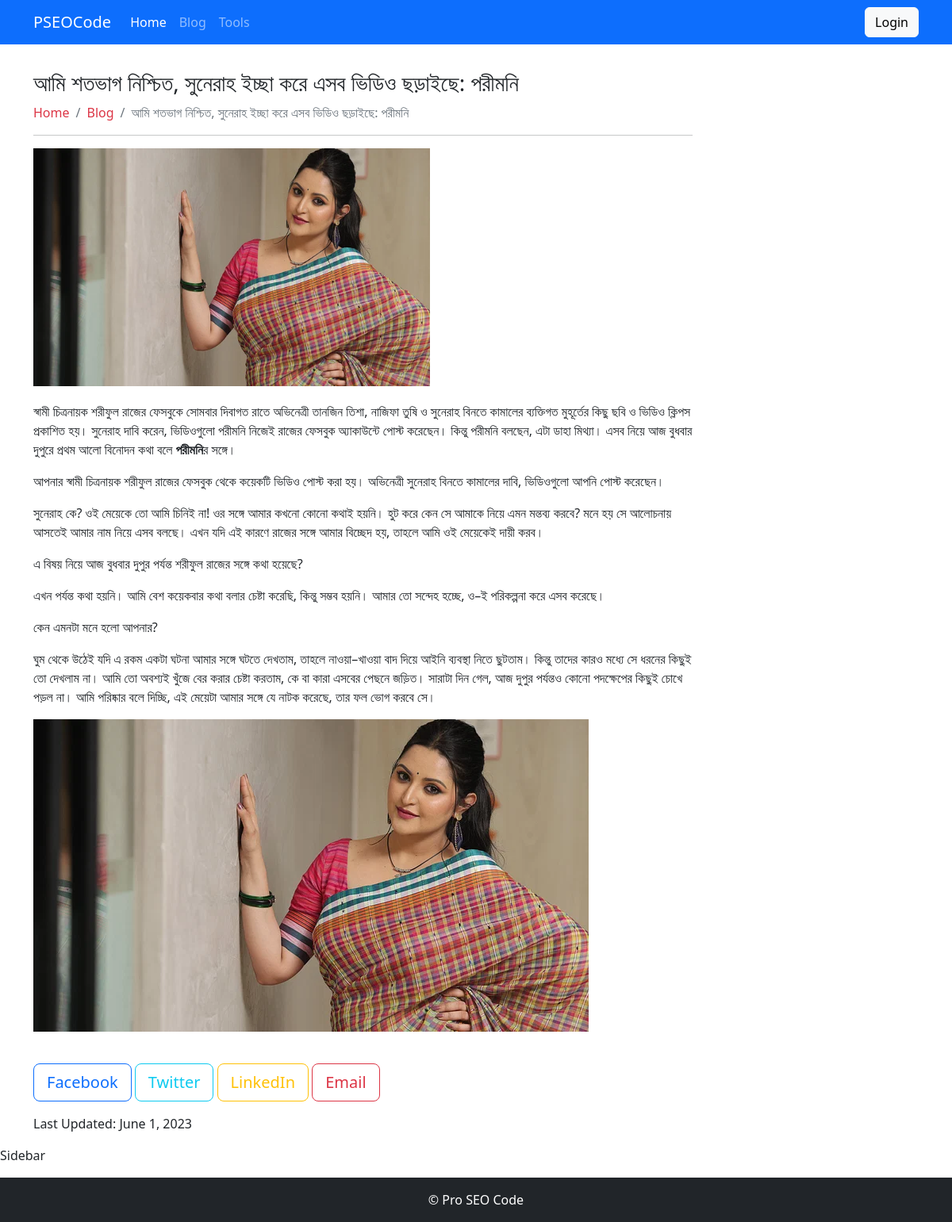
The page /porimoni/ on the database its author committed.
### blog/models.py (models this page shows, shortened)
class BlogPost(models.Model):
    STATUS = [
        ('draft', 'Draft'),
        ('published', 'Publish')
    ]
    title = models.CharField(max_length = 200)
    featured = models.ImageField(upload_to='blogs/', blank=True, null=True)
    slug= models.SlugField(unique= True,blank=True, null= True)
    content = RichTextUploadingField()
    category = models.ForeignKey(Category, on_delete=models.CASCADE)
    created =models.DateTimeField( auto_now_add=True)
    updated = models.DateField( auto_now=True)
    view_counter = models.IntegerField(default=0)
    status = models.CharField(max_length = 10, choices = STATUS, default = 'draft')
    meta_title =models.CharField(max_length= 200, blank=True, null= True)
    meta_description = models.TextField(blank=True, null=True)
    class Meta:
        verbose_name_plural = 'All Posts'

class Category(models.Model):
    title =  models.CharField(max_length = 200)
    slug= models.SlugField(unique= True,blank=True, null= True)
    class Meta:
        verbose_name_plural = 'Categories'

### blog/views.py (the view)
# urls.py: path('<slug:slug>/', views.single_post, name='single_post'),
def single_post(request, slug):
    post = get_object_or_404(BlogPost, slug=slug, status='published')
    template_name = 'Blog/single.html'
    context = {'post': post}
    return render(request, template_name, context)

### templates/Blog/single.html (shortened to what this page needs)
{% extends 'base.html'%}
{% load social_share %}
{% block content %}
<div class="container my-3">
    <div class="row py-3">
        <div class="col-md-9">
            <h1 class="h3">{{post.title}}</h1>
            <nav aria-label="breadcrumb">
                <ol class="breadcrumb">
                    <li class="breadcrumb-item"><a class="text-decoration-none text-danger" href="{% url 'home' %}">Home</a></li>
                    {% if post.category %}
                        <li class="breadcrumb-item"><a href="{% url 'category_page' post.category.slug %}" class="text-decoration-none text-danger">{{ post.category.title }}</a></li>
                    {% endif %}
                    <li class="breadcrumb-item active" aria-current="page">{{ post.title }}</li>
                </ol>
            </nav>
            <hr>
           <div class="my-3">
                <img src="{{post.featured.url}}" alt="{{post.title}}" width="500" height="300" style="margin-bottom: 20px;">
                {{post.content|safe}}
              </div>
              <br>
<a class="btn btn-outline-primary btn-lg btn-social-share facebook-share-button" href="https://www.facebook.com/sharer/sharer.php?u={% url 'single_post' post.slug %}" target="_blank" rel="noopener" aria-label="Share on Facebook">
   Facebook
</a>
<a class="btn btn-outline-info btn-lg btn-social-share twitter-share-button" href="https://twitter.com/intent/tweet?url={% url 'single_post' post.slug %}&amp;text={{ post.title }}" target="_blank" rel="noopener" aria-label="Share on Twitter">
   Twitter
</a>
<a class="btn btn-outline-warning btn-lg btn-social-share linkedin-share-button" href="https://www.linkedin.com/sharing/share-offsite/?url={% url 'single_post' post.slug %}" target="_blank" rel="noopener" aria-label="Share on LinkedIn">
   LinkedIn
</a>
<a class="btn btn-outline-danger btn-lg btn-social-share email-share-button" href="mailto:?subject={{ post.title }}&amp;body={% url 'single_post' post.slug %}" target="_blank" rel="noopener" aria-label="Share via Email">
   Email
</a>
      </div>
    </div>
            Last Updated: {{post.updated}}
        </div>
        <div class="col-md-3">Sidebar</div>
{% endblock content %}

### rows shown on the page
BlogPost: title "আমি শতভাগ নিশ্চিত, সুনেরাহ ইচ্ছা করে এসব ভিডিও ছড়াইছে: পরীমনি", category "Blog", featured (picture), content "স্বামী চিত্রনায়ক শরীফুল রাজের ফেসবুকে সোমবার দিবাগত রাতে অভিনেত্রী তানজিন তিশা, নাজিফা তুষি ও সুনেরাহ বিনতে কামালের ব্যক্তিগত মুহূর্তের কিছু ছবি ও ভিডিও ক্লিপস প্রকাশিত হয়। সুনেরাহ দাবি করেন, ভিডিওগুলো পরীমনি নিজেই রাজের ফেসবুক অ্যাকাউন্টে পোস্ট করেছেন। কিন্তু পরীমনি বলছেন, এটা ডাহা মিথ্যা। এসব নিয়ে আজ বুধবার দুপুরে প্রথম আলো বিনোদন কথা বলে পরীমনি র সঙ্গে। আপনার স্বামী চিত্রনায়ক শরীফুল রাজের ফেসবুক থেকে কয়েকটি ভিডিও পোস্ট করা হয়। অভিনেত্রী সুনেরাহ বিনতে কামালের দাবি, ভিডিওগুলো আপনি পোস্ট করেছেন। সুনেরাহ কে? ওই মেয়েকে তো আমি চিনিই না! ওর সঙ্গে আমার কখনো কোনো কথাই হয়নি। হুট করে কেন সে আমাকে নিয়ে এমন মন্তব্য করবে? মনে হয় সে আলোচনায় আসতেই আমার নাম নিয়ে এসব বলছে। এখন যদি এই কারণে রাজের সঙ্গে…", content (picture), updated "June 1, 2023"
